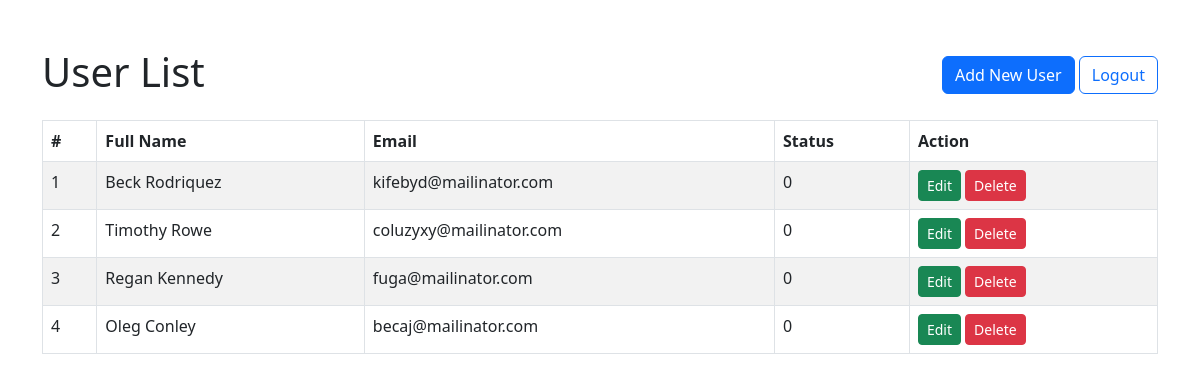
Screenshot of /index.php (signed in) with the database file from the repository.
### tables this page shows
CREATE TABLE `users` (
  `id` int(11) NOT NULL,
  `full_name` varchar(200) NOT NULL,
  `email` varchar(100) NOT NULL,
  `password` varchar(100) NOT NULL,
  `status` tinyint(1) NOT NULL DEFAULT 0
);

### index.php (the view, shortened to what this page needs)
<?php
require_once "connection.php";
?>
<!doctype html>
<html lang="en">
<head>
  <link href="https://cdn.jsdelivr.net/npm/bootstrap@5.2.3/dist/css/bootstrap.min.css" rel="stylesheet">
</head>
<body>
  <div class="container mt-5">
    <div class="d-flex justify-content-between">
      <h1>User List</h1>
      <div>
        <a href="add-user.php" class="btn btn-primary my-2">Add New User</a>
        <a href="?logout='1'" class="btn btn-outline-primary my-2">Logout</a>
      </div>
    </div>
    <?php
    $sql = "SELECT * FROM users";
    if ($result = mysqli_query($conn, $sql)) {
      $i = 1;
      if (mysqli_num_rows($result) > 0) { ?>
        <table class="table table-bordered table-striped mt-3">
          <thead>
            <tr>
              <th>#</th>
              <th>Full Name</th>
              <th>Email</th>
              <th>Status</th>
              <th>Action</th>
            </tr>
          </thead>
          <tbody>
            <?php while ($row = mysqli_fetch_array($result)) { ?>
              <tr>
                <td><?php echo $i++; ?></td>
                <td><?php echo $row['full_name']; ?></td>
                <td><?php echo $row['email']; ?></td>
                <td><?php echo $row['status']; ?></td>
                <td>
                  <a href="edit-user.php?id=<?php echo $row['id']; ?>" class="btn btn-sm btn-success">Edit</a>
                  <a href="delete-user.php?id=<?php echo $row['id']; ?>" class="btn btn-sm btn-danger">Delete</a>
                </td>
              </tr>
        <?php }
          } else {
            echo '<div class="alert alert-danger"><em>No records were found.</em></div>';
          }
        } else {
          echo "Oops! Something went wrong. Please try again later.";
        }
        ?>
  </div>
</body>
</html>

### rows the page displays
users: full_name "Beck Rodriquez", email "kifebyd@mailinator.com", status "0"
users: full_name "Timothy Rowe", email "coluzyxy@mailinator.com", status "0"
users: full_name "Regan Kennedy", email "fuga@mailinator.com", status "0"
users: full_name "Oleg Conley", email "becaj@mailinator.com", status "0"
